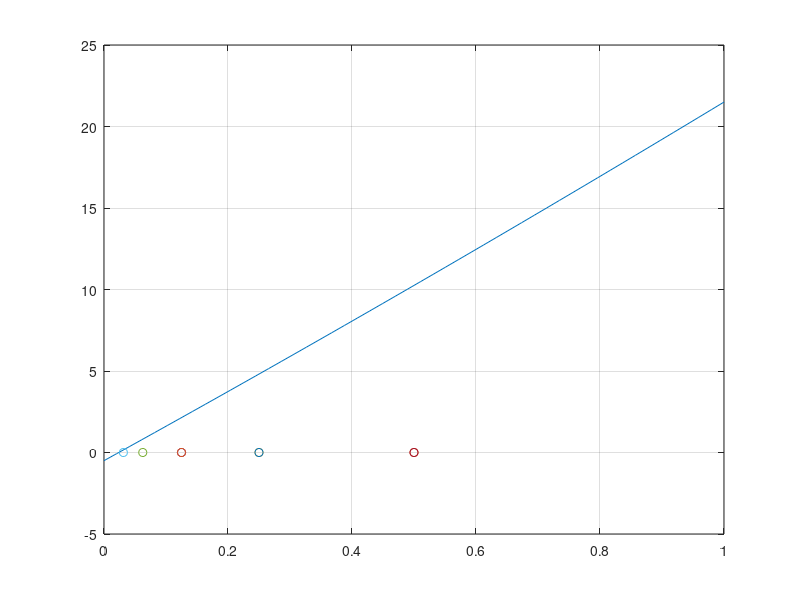

This chart was generated by the following MATLAB code:
%%% Script que calcula la solución de una ecuación f(x)=0 usando el método
%%% de bisección




%%%%%BLOQUE 1. Graficamos función original  %%%%%%%%%%%%%%

%%Datos


x0=0; x1=1;
tolerancia=0.2;
fun= @(x) x.^2+21*x-0.5;   %el comando @ es para asignar una nueva función f(x)


x=linspace(x0,x1,50); %arreglo de 50 números entre x0 y x1 para graficar

plot(x,fun(x))   %Graficar la función
grid on  %%Comando que dibuja una cuadrícula. Con ella es más fácil observar los valores de la función
hold on





%%% BLOQUE 2: Calcular solución con bisección y condición de paro 1 %%%%%%


%%Datos:
x0=0; x1=1;
tolerancia=0.2;
fun= @(x) x.^2+21*x-0.5;   %el comando @ es para asignar una nueva función f(x)


xM= x0;   %%primer candidato de raíz (solución) para iniciar el ciclo.

i=0; %%número de iteraciones que se van acumulando


while  abs(fun(xM))>tolerancia   %Condición de paro 1 que se verifica

if fun(x0)*fun(x1)<0
    xM= (x0+x1)/2;
    plot(xM,0,'o')  %graficar la solución aproximada 

    %%Nuevo intervalo
    if fun(x0)*fun(xM)<0
        x0=x0;
        x1=xM;
    else 
        x0=xM; 
        x1=x1;
    end
    
    %%Subir el número de iteraciones
    i=i+1;
end
end


disp ('La raíz aproximada con bisección y condición de paro 1 es:')
xM
disp('Número de iteraciones:')
i



%%% BLOQUE 3: Calcular solución con bisección y condición de paro 2 %%%%%%

%%Datos
%x0=1; 
%x1=2;

x0=0; x1=1;
tolerancia=0.2;
fun= @(x) x.^2+21*x-0.5;   %el comando @ es para asignar una nueva función f(x)

xM= x0 ;  %%primer candidato de raíz (solución) para iniciar el ciclo.
xMsig=x1;   %%segundo candidato de raíz

j=0; %%número de iteraciones

while  abs(xM-xMsig)>tolerancia
xM=xMsig;

if fun(x0)*fun(x1)<0
    xMsig= (x0+x1)/2;
    plot(xMsig,0,'o')  %graficar la solución aproximada 

    %%Nuevo intervalo
    if fun(x0)*fun(xMsig)<0
        x0=x0;
        x1=xMsig;
    else 
        x0=xMsig; 
        x1=x1;
    end
    %%Subir el número de iteraciones
    j=j+1;
end
end

disp ('La raíz aproximada con bisección y condición de paro 2 es:')
xMsig
disp('Número de iteraciones:')
j
